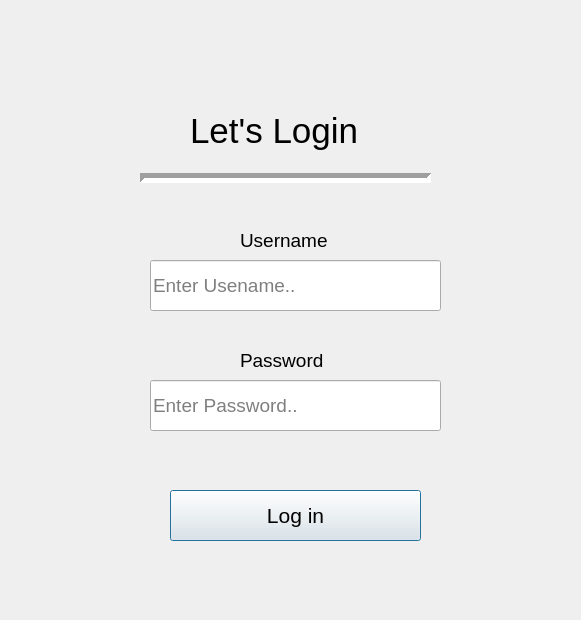
<?xml version="1.0" encoding="UTF-8"?>
<ui version="4.0">
 <class>Dialog</class>
 <widget class="QDialog" name="Dialog">
  <property name="geometry">
   <rect>
    <x>0</x>
    <y>0</y>
    <width>581</width>
    <height>620</height>
   </rect>
  </property>
  <property name="windowTitle">
   <string>Dialog</string>
  </property>
  <widget class="QLabel" name="label">
   <property name="geometry">
    <rect>
     <x>190</x>
     <y>100</y>
     <width>221</width>
     <height>61</height>
    </rect>
   </property>
   <property name="font">
    <font>
     <pointsize>26</pointsize>
    </font>
   </property>
   <property name="text">
    <string>Let's Login</string>
   </property>
  </widget>
  <widget class="Line" name="line">
   <property name="geometry">
    <rect>
     <x>140</x>
     <y>170</y>
     <width>291</width>
     <height>16</height>
    </rect>
   </property>
   <property name="font">
    <font>
     <pointsize>14</pointsize>
    </font>
   </property>
   <property name="lineWidth">
    <number>5</number>
   </property>
   <property name="orientation">
    <enum>Qt::Horizontal</enum>
   </property>
  </widget>
  <widget class="QLabel" name="label_2">
   <property name="geometry">
    <rect>
     <x>240</x>
     <y>220</y>
     <width>101</width>
     <height>41</height>
    </rect>
   </property>
   <property name="font">
    <font>
     <pointsize>14</pointsize>
    </font>
   </property>
   <property name="text">
    <string>Username</string>
   </property>
  </widget>
  <widget class="QLineEdit" name="password_input">
   <property name="geometry">
    <rect>
     <x>150</x>
     <y>380</y>
     <width>291</width>
     <height>51</height>
    </rect>
   </property>
   <property name="font">
    <font>
     <pointsize>14</pointsize>
    </font>
   </property>
   <property name="echoMode">
    <enum>QLineEdit::Password</enum>
   </property>
   <property name="placeholderText">
    <string>Enter Password..</string>
   </property>
  </widget>
  <widget class="QLabel" name="label_3">
   <property name="geometry">
    <rect>
     <x>240</x>
     <y>340</y>
     <width>101</width>
     <height>41</height>
    </rect>
   </property>
   <property name="font">
    <font>
     <pointsize>14</pointsize>
    </font>
   </property>
   <property name="text">
    <string>Password</string>
   </property>
  </widget>
  <widget class="QPushButton" name="login_button">
   <property name="geometry">
    <rect>
     <x>170</x>
     <y>490</y>
     <width>251</width>
     <height>51</height>
    </rect>
   </property>
   <property name="font">
    <font>
     <pointsize>16</pointsize>
    </font>
   </property>
   <property name="text">
    <string>Log in</string>
   </property>
  </widget>
  <widget class="QLineEdit" name="username_input">
   <property name="geometry">
    <rect>
     <x>150</x>
     <y>260</y>
     <width>291</width>
     <height>51</height>
    </rect>
   </property>
   <property name="font">
    <font>
     <pointsize>14</pointsize>
    </font>
   </property>
   <property name="placeholderText">
    <string>Enter Usename..</string>
   </property>
  </widget>
 </widget>
 <resources/>
 <connections/>
</ui>
